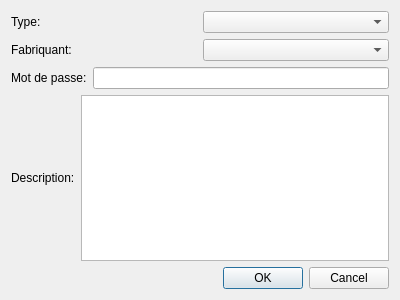
<?xml version="1.0" encoding="UTF-8"?>
<ui version="4.0">
 <class>VueGestionAppareil</class>
 <widget class="QDialog" name="VueGestionAppareil">
  <property name="geometry">
   <rect>
    <x>0</x>
    <y>0</y>
    <width>400</width>
    <height>300</height>
   </rect>
  </property>
  <property name="windowTitle">
   <string>Dialog</string>
  </property>
  <layout class="QVBoxLayout" name="verticalLayout">
   <item>
    <layout class="QHBoxLayout" name="horizontalLayout_4">
     <item>
      <widget class="QLabel" name="label">
       <property name="text">
        <string>Type:</string>
       </property>
      </widget>
     </item>
     <item>
      <widget class="QComboBox" name="comboBox"/>
     </item>
    </layout>
   </item>
   <item>
    <layout class="QHBoxLayout" name="horizontalLayout_3">
     <item>
      <widget class="QLabel" name="label_2">
       <property name="text">
        <string>Fabriquant:</string>
       </property>
      </widget>
     </item>
     <item>
      <widget class="QComboBox" name="comboBox_2"/>
     </item>
    </layout>
   </item>
   <item>
    <layout class="QHBoxLayout" name="horizontalLayout_2">
     <item>
      <widget class="QLabel" name="label_3">
       <property name="text">
        <string>Mot de passe:</string>
       </property>
      </widget>
     </item>
     <item>
      <widget class="QLineEdit" name="lineEdit"/>
     </item>
    </layout>
   </item>
   <item>
    <layout class="QHBoxLayout" name="horizontalLayout">
     <item>
      <widget class="QLabel" name="label_4">
       <property name="text">
        <string>Description:</string>
       </property>
      </widget>
     </item>
     <item>
      <widget class="QTextEdit" name="textEdit"/>
     </item>
    </layout>
   </item>
   <item>
    <widget class="QDialogButtonBox" name="buttonBox">
     <property name="orientation">
      <enum>Qt::Horizontal</enum>
     </property>
     <property name="standardButtons">
      <set>QDialogButtonBox::Cancel|QDialogButtonBox::Ok</set>
     </property>
    </widget>
   </item>
  </layout>
 </widget>
 <resources/>
 <connections>
  <connection>
   <sender>buttonBox</sender>
   <signal>accepted()</signal>
   <receiver>VueGestionAppareil</receiver>
   <slot>accept()</slot>
   <hints>
    <hint type="sourcelabel">
     <x>248</x>
     <y>254</y>
    </hint>
    <hint type="destinationlabel">
     <x>157</x>
     <y>274</y>
    </hint>
   </hints>
  </connection>
  <connection>
   <sender>buttonBox</sender>
   <signal>rejected()</signal>
   <receiver>VueGestionAppareil</receiver>
   <slot>reject()</slot>
   <hints>
    <hint type="sourcelabel">
     <x>316</x>
     <y>260</y>
    </hint>
    <hint type="destinationlabel">
     <x>286</x>
     <y>274</y>
    </hint>
   </hints>
  </connection>
 </connections>
</ui>
